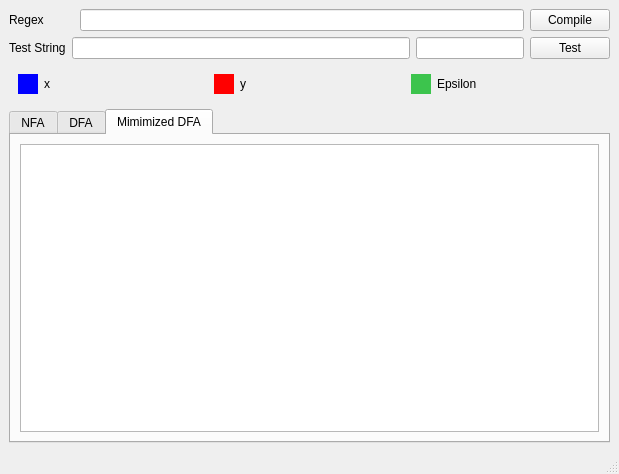
<?xml version="1.0" encoding="UTF-8"?>
<ui version="4.0">
 <class>MainWindow</class>
 <widget class="QMainWindow" name="MainWindow">
  <property name="geometry">
   <rect>
    <x>0</x>
    <y>0</y>
    <width>619</width>
    <height>474</height>
   </rect>
  </property>
  <property name="windowTitle">
   <string>MainWindow</string>
  </property>
  <widget class="QWidget" name="centralwidget">
   <layout class="QGridLayout" name="gridLayout">
    <item row="1" column="0">
     <layout class="QHBoxLayout" name="horizontalLayout_2">
      <item>
       <widget class="QLabel" name="test_string_lbl">
        <property name="text">
         <string>Test String</string>
        </property>
       </widget>
      </item>
      <item>
       <widget class="QLineEdit" name="test_line_edit"/>
      </item>
      <item>
       <widget class="QLineEdit" name="test_result_line_edit">
        <property name="sizePolicy">
         <sizepolicy hsizetype="Fixed" vsizetype="Fixed">
          <horstretch>0</horstretch>
          <verstretch>0</verstretch>
         </sizepolicy>
        </property>
        <property name="readOnly">
         <bool>true</bool>
        </property>
       </widget>
      </item>
      <item>
       <widget class="QPushButton" name="test_btn">
        <property name="text">
         <string>Test</string>
        </property>
       </widget>
      </item>
     </layout>
    </item>
    <item row="0" column="0">
     <layout class="QHBoxLayout" name="horizontalLayout">
      <item>
       <widget class="QLabel" name="regex_lbl">
        <property name="text">
         <string>Regex</string>
        </property>
       </widget>
      </item>
      <item>
       <spacer name="horizontalSpacer">
        <property name="orientation">
         <enum>Qt::Horizontal</enum>
        </property>
        <property name="sizeType">
         <enum>QSizePolicy::Preferred</enum>
        </property>
        <property name="sizeHint" stdset="0">
         <size>
          <width>30</width>
          <height>20</height>
         </size>
        </property>
       </spacer>
      </item>
      <item>
       <widget class="QLineEdit" name="regex_line_edit"/>
      </item>
      <item>
       <widget class="QPushButton" name="compile_btn">
        <property name="text">
         <string>Compile</string>
        </property>
       </widget>
      </item>
     </layout>
    </item>
    <item row="3" column="0">
     <widget class="QTabWidget" name="output_tab_widget">
      <property name="currentIndex">
       <number>2</number>
      </property>
      <widget class="QWidget" name="nfa_tab">
       <attribute name="title">
        <string>NFA</string>
       </attribute>
       <layout class="QGridLayout" name="gridLayout_5">
        <item row="0" column="0">
         <widget class="QGraphicsView" name="nfa_graphic_view"/>
        </item>
       </layout>
      </widget>
      <widget class="QWidget" name="dfa_tab">
       <attribute name="title">
        <string>DFA</string>
       </attribute>
       <layout class="QGridLayout" name="gridLayout_4">
        <item row="0" column="0">
         <widget class="QGraphicsView" name="dfa_graphic_view"/>
        </item>
       </layout>
      </widget>
      <widget class="QWidget" name="min_dfa_tab">
       <attribute name="title">
        <string>Mimimized DFA</string>
       </attribute>
       <layout class="QGridLayout" name="gridLayout_3">
        <item row="0" column="0">
         <widget class="QGraphicsView" name="min_dfa_graphic_view"/>
        </item>
       </layout>
      </widget>
     </widget>
    </item>
    <item row="2" column="0">
     <widget class="QWidget" name="widget" native="true">
      <property name="sizePolicy">
       <sizepolicy hsizetype="Preferred" vsizetype="Fixed">
        <horstretch>0</horstretch>
        <verstretch>0</verstretch>
       </sizepolicy>
      </property>
      <property name="minimumSize">
       <size>
        <width>0</width>
        <height>30</height>
       </size>
      </property>
      <layout class="QHBoxLayout" name="horizontalLayout_4">
       <item>
        <widget class="QLabel" name="label_4">
         <property name="sizePolicy">
          <sizepolicy hsizetype="Fixed" vsizetype="Fixed">
           <horstretch>0</horstretch>
           <verstretch>0</verstretch>
          </sizepolicy>
         </property>
         <property name="minimumSize">
          <size>
           <width>20</width>
           <height>20</height>
          </size>
         </property>
         <property name="styleSheet">
          <string notr="true">QLabel{
background-color : blue
}</string>
         </property>
         <property name="text">
          <string/>
         </property>
        </widget>
       </item>
       <item>
        <widget class="QLabel" name="label">
         <property name="text">
          <string>x</string>
         </property>
        </widget>
       </item>
       <item>
        <widget class="QLabel" name="label_5">
         <property name="sizePolicy">
          <sizepolicy hsizetype="Fixed" vsizetype="Fixed">
           <horstretch>0</horstretch>
           <verstretch>0</verstretch>
          </sizepolicy>
         </property>
         <property name="minimumSize">
          <size>
           <width>20</width>
           <height>20</height>
          </size>
         </property>
         <property name="styleSheet">
          <string notr="true">QLabel{
background-color : red
}</string>
         </property>
         <property name="text">
          <string/>
         </property>
        </widget>
       </item>
       <item>
        <widget class="QLabel" name="label_2">
         <property name="text">
          <string>y</string>
         </property>
        </widget>
       </item>
       <item>
        <widget class="QLabel" name="label_6">
         <property name="sizePolicy">
          <sizepolicy hsizetype="Fixed" vsizetype="Fixed">
           <horstretch>0</horstretch>
           <verstretch>0</verstretch>
          </sizepolicy>
         </property>
         <property name="minimumSize">
          <size>
           <width>20</width>
           <height>20</height>
          </size>
         </property>
         <property name="styleSheet">
          <string notr="true">QLabel{
background-color : rgb(60,196,77)
}</string>
         </property>
         <property name="text">
          <string/>
         </property>
        </widget>
       </item>
       <item>
        <widget class="QLabel" name="label_3">
         <property name="text">
          <string>Epsilon</string>
         </property>
        </widget>
       </item>
      </layout>
     </widget>
    </item>
   </layout>
  </widget>
  <widget class="QMenuBar" name="menubar">
   <property name="geometry">
    <rect>
     <x>0</x>
     <y>0</y>
     <width>619</width>
     <height>25</height>
    </rect>
   </property>
  </widget>
  <widget class="QStatusBar" name="statusbar"/>
 </widget>
 <resources/>
 <connections/>
</ui>
